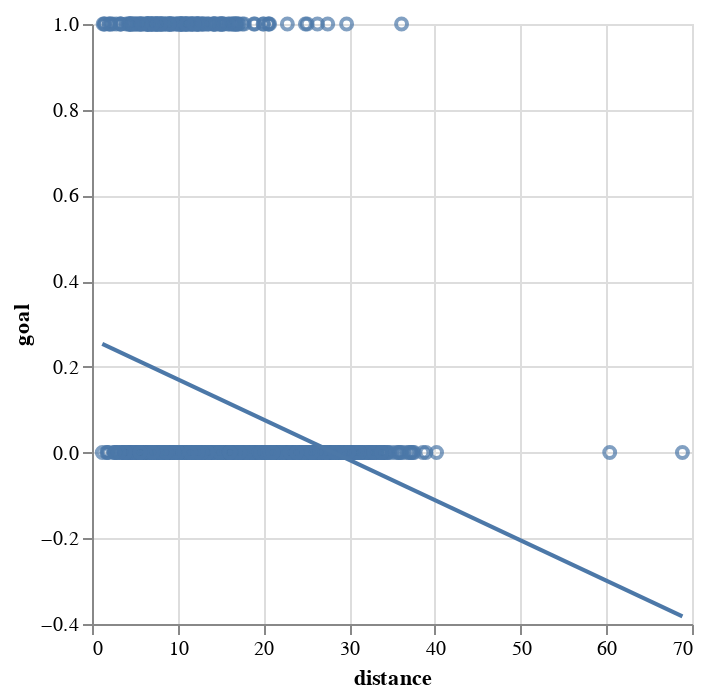

Source (notebook cell):
### Code cell
fig = alt.Chart(df_shot).mark_point().encode(
  x='distance',y='goal')

fig + fig.transform_regression('distance','goal').mark_line()

### Figure 1 — Vega-Lite specification as saved in the notebook (floating-point values rounded to 4 significant figures; data arrays with more than 128 entries replaced by an {"elided": "..."} marker saying what was removed)
{"config": {"view": {"continuousWidth": 300, "continuousHeight": 300}}, "layer": [{"mark": {"type": "point"}, "encoding": {"x": {"field": "distance", "type": "quantitative"}, "y": {"field": "goal", "type": "quantitative"}}}, {"mark": {"type": "line"}, "encoding": {"x": {"field": "distance", "type": "quantitative"}, "y": {"field": "goal", "type": "quantitative"}}, "transform": [{"on": "distance", "regression": "goal"}]}], "data": {"name": "data-38a004da3d3c7dd7a7cb7e13c9dfe4d1"}, "$schema": "https://vega.github.io/schema/vega-lite/v5.17.0.json", "datasets": {"data-38a004da3d3c7dd7a7cb7e13c9dfe4d1": {"elided": "1382 records"}}}
